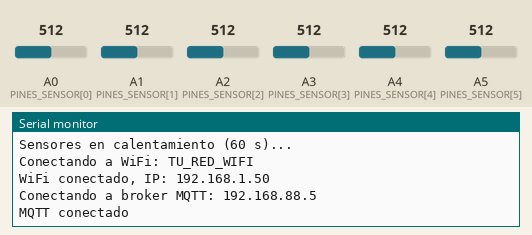
A sketch run on a simulated Arduino Uno R4 WiFi. Shown: the last lines printed to the serial monitor. The test bench sets the inputs (shaded band); at power-on: A0 (PINES_SENSOR[0]) = 512, A1 (PINES_SENSOR[1]) = 512, A2 (PINES_SENSOR[2]) = 512, A3 (PINES_SENSOR[3]) = 512, A4 (PINES_SENSOR[4]) = 512, A5 (PINES_SENSOR[5]) = 512. WiFi joins after 1.5 s; servers stay silent unless stated; EEPROM starts erased; no MQTT or app messages arrive unless stated.

Above: at 2.7 s.
2.8 s: A0 (PINES_SENSOR[0]) set to 716
At 3.7 s:
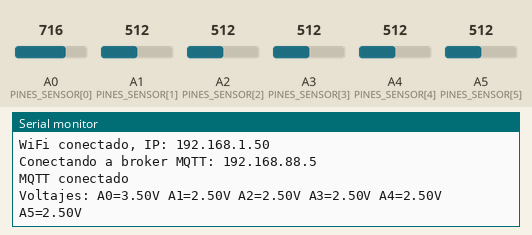
4.5 s: A1 (PINES_SENSOR[1]) set to 716
6.0 s: A2 (PINES_SENSOR[2]) set to 716
At 7.2 s:
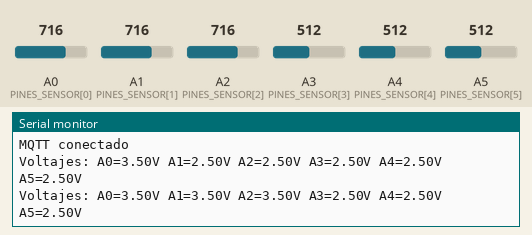
7.5 s: A3 (PINES_SENSOR[3]) set to 716
9.0 s: A4 (PINES_SENSOR[4]) set to 716
At 9.6 s:
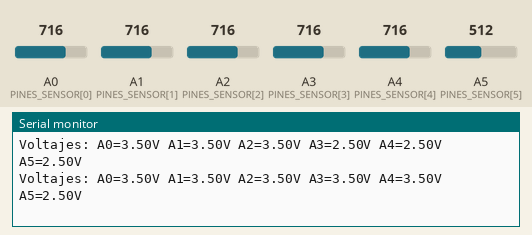
10.5 s: A5 (PINES_SENSOR[5]) set to 716
At 12.8 s:
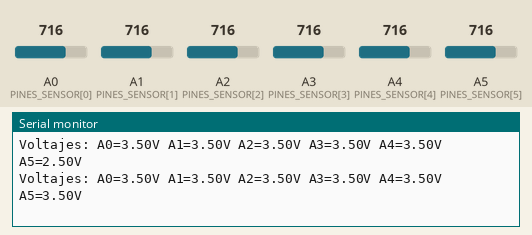

Measured:
- after the input at 2.8 s, the serial monitor: prints a new line after 0.20 s (image 1)
- after the input at 6.0 s, the serial monitor: prints a new line at once (image 2)
- after the input at 9.0 s, the serial monitor: prints a new line at once (image 3)
- after the input at 10.5 s, the serial monitor: prints a new line after 1.5 s (image 4)

The sketch:

sensores_presencia.ino
```cpp
// Placa de sensores de presencia: lee 6 PIR HC-SR501 y avisa a la Raspberry Pi por MQTT.
// La Pi decide (servicio domotica-automatizacion): enciende el aire cuando entra la primera
// persona y apaga aire y luz tras 15 minutos sin movimiento.
#include <WiFiS3.h>
#include <ArduinoMqttClient.h>
#include <EEPROM.h>

// ---------- Configuracion: llenar con tus datos ----------
// Nombre y contrasena de la red se definen en secrets.h (copia secrets.example.h).
#include "secrets.h"
// IP con la que se empieza a buscar la Raspberry Pi. Si la Pi cambia de IP, la placa
// la encuentra sola (servicio domotica-descubrimiento) y guarda la nueva.
const IPAddress BROKER_INICIAL(192, 168, 88, 5);  // IP fija de la Pi en la red del sistema
const int   MQTT_PORT     = 1883;
const int   PUERTO_PREGUNTA  = 5006;  // UDP: la placa pregunta "DOMOTICA?"
const int   PUERTO_RESPUESTA = 5007;  // TCP: la Pi se conecta y responde "DOMOTICA_PI"
const unsigned long ESPERA_RESPUESTA_MS = 4000;
// -----------------------------------------------------------

const char* TOPIC_MOVIMIENTO = "oficina/movimiento/state";     // {"sensores":[1,0,0,0,0]}, al cambiar y cada 30 s
const char* TOPIC_CONEXION   = "oficina/movimiento/conexion";  // "online" / "offline" (last will)

// Sensor 1 es el de la puerta. Se leen por analogico porque el HC-SR501 entrega 3.3V
// y en la UNO R4 (logica de 5V) eso queda en el limite de un HIGH digital.
const int NUM_SENSORES = 6;
const int PINES_SENSOR[NUM_SENSORES] = {A0, A1, A2, A3, A4, A5};
// Umbral por sensor (0-1023 con referencia de 5V). ~1.65V para A0-A3. Los sensores 5 y 6 van en
// A4 y A5, que en la UNO R4 tienen pull-up de placa (son tambien SDA/SCL), asi que no bajan a 0V:
// sensor 5 (A4) reposo ~1.6V / detectando ~4.0V -> umbral ~3.0V;
// sensor 6 (A5) reposo ~0.85V / detectando ~3.8V -> umbral ~2.35V.
const int UMBRAL_ADC[NUM_SENSORES] = {340, 340, 340, 340, 614, 480};

const unsigned long CALENTAMIENTO_MS = 60000;  // el HC-SR501 da falsos disparos el primer minuto
const unsigned long INTERVALO_LATIDO_MS = 30000;
const unsigned long REINTENTO_RED_MS = 5000; // reconectar pronto: mientras no hay conexion no llegan los avisos de movimiento

const int EE_MARCA  = 0;
const int EE_BROKER = 1;  // 4 bytes: ultima IP donde se encontro la Pi
const uint8_t MARCA_EEPROM = 0x5A;

IPAddress brokerIp = BROKER_INICIAL;

WiFiUDP udpDescubrimiento;
WiFiServer servidorDescubrimiento(PUERTO_RESPUESTA);
WiFiClient wifiClient;
MqttClient mqttClient(wifiClient);

bool sensores[NUM_SENSORES] = {false};
unsigned long ultimoDiagnostico = 0;

// Muestra por el puerto serie el voltaje de todos los pines analogicos (para revisar el cableado)
void imprimirVoltajes() {
  if (millis() - ultimoDiagnostico < 3000) return;
  ultimoDiagnostico = millis();
  const int PINES[] = {A0, A1, A2, A3, A4, A5};
  Serial.print("Voltajes:");
  for (int i = 0; i < 6; i++) {
    Serial.print(" A");
    Serial.print(i);
    Serial.print("=");
    Serial.print(analogRead(PINES[i]) * 5.0 / 1023.0, 2);
    Serial.print("V");
  }
  Serial.println();
}
unsigned long ultimoLatido = 0;
unsigned long ultimoIntentoRed = 0;

String estadoJson() {
  String json = "{\"sensores\":[";
  for (int i = 0; i < NUM_SENSORES; i++) {
    json += sensores[i] ? "1" : "0";
    if (i < NUM_SENSORES - 1) json += ",";
  }
  json += "],\"calentando\":";
  json += millis() < CALENTAMIENTO_MS ? "true" : "false";
  json += ",\"rssi\":" + String(WiFi.RSSI());  // intensidad de la senal WiFi en dBm
  json += "}";
  return json;
}

void publicarMovimiento() {
  if (!mqttClient.connected()) return;
  String json = estadoJson();
  mqttClient.beginMessage(TOPIC_MOVIMIENTO, json.length(), false);
  mqttClient.print(json);
  mqttClient.endMessage();
  ultimoLatido = millis();
}

void leerSensores() {
  bool cambio = false;
  for (int i = 0; i < NUM_SENSORES; i++) {
    bool activo = analogRead(PINES_SENSOR[i]) > UMBRAL_ADC[i];
    if (millis() < CALENTAMIENTO_MS) activo = false;
    if (activo != sensores[i]) {
      sensores[i] = activo;
      cambio = true;
      Serial.print("Sensor ");
      Serial.print(i + 1);
      Serial.println(activo ? (i == 0 ? ": movimiento (puerta)" : ": movimiento") : ": sin movimiento");
    }
  }
  if (cambio || millis() - ultimoLatido > INTERVALO_LATIDO_MS) {
    publicarMovimiento();
  }
}

// Un solo intento: si la red no esta, los sensores se siguen leyendo y se reintenta despues
bool conectarWiFi() {
  Serial.print("Conectando a WiFi: ");
  Serial.println(WIFI_SSID);
  if (WiFi.begin(WIFI_SSID, WIFI_PASSWORD) != WL_CONNECTED) {
    Serial.println("WiFi no disponible, se reintenta en un momento");
    return false;
  }
  // El DHCP tarda un poco despues de asociarse; sin IP no se puede hablar con la Pi
  unsigned long inicio = millis();
  while (WiFi.localIP() == IPAddress(0, 0, 0, 0) && millis() - inicio < 5000) delay(100);
  Serial.println("WiFi conectado, IP: " + WiFi.localIP().toString());
  return true;
}

// 1) Manda "DOMOTICA?" por broadcast UDP; 2) la Pi (servicio domotica-descubrimiento) se conecta
// por TCP a esta placa y manda "DOMOTICA_PI"; su IP es la de quien se conecto.
// La respuesta llega por TCP porque el firmware WiFi 0.4.1 del R4 no entrega los UDP recibidos.
bool buscarBroker() {
  Serial.println("Buscando la Raspberry Pi en la red...");
  servidorDescubrimiento.begin(PUERTO_RESPUESTA);

  if (udpDescubrimiento.begin(PUERTO_PREGUNTA + 10)) {
    IPAddress local = WiFi.localIP();
    IPAddress mascara = WiFi.subnetMask();
    IPAddress broadcastRed(local[0] | ~mascara[0], local[1] | ~mascara[1],
                           local[2] | ~mascara[2], local[3] | ~mascara[3]);
    IPAddress destinos[] = {broadcastRed, IPAddress(255, 255, 255, 255)};
    for (IPAddress destino : destinos) {
      udpDescubrimiento.beginPacket(destino, PUERTO_PREGUNTA);
      udpDescubrimiento.print("DOMOTICA?");
      udpDescubrimiento.endPacket();
    }
    udpDescubrimiento.stop();
  }

  bool encontrada = false;
  unsigned long inicio = millis();
  while (millis() - inicio < ESPERA_RESPUESTA_MS && !encontrada) {
    WiFiClient cliente = servidorDescubrimiento.accept();
    if (cliente) {
      unsigned long inicioLectura = millis();
      while (!cliente.available() && millis() - inicioLectura < 1000) delay(10);
      String mensaje = cliente.readStringUntil('\n');
      if (mensaje == "DOMOTICA_PI") {
        brokerIp = cliente.remoteIP();
        encontrada = true;
      }
      cliente.stop();
    }
  }
  servidorDescubrimiento.end();

  if (!encontrada) {
    Serial.println("La Pi no respondio");
    return false;
  }
  Serial.println("Pi encontrada en " + brokerIp.toString());
  EEPROM.update(EE_MARCA, MARCA_EEPROM);
  for (int i = 0; i < 4; i++) EEPROM.update(EE_BROKER + i, brokerIp[i]);
  return true;
}

bool conectarMqtt() {
  Serial.print("Conectando a broker MQTT: ");
  Serial.println(brokerIp.toString());

  // Si esta placa se desconecta, el broker avisa a la Pi para que no apague nada por error
  mqttClient.beginWill(TOPIC_CONEXION, true, 1);
  mqttClient.print("offline");
  mqttClient.endWill();

  if (!mqttClient.connect(brokerIp, MQTT_PORT)) {
    Serial.println("Broker no disponible, se reintenta en un momento");
    return false;
  }
  Serial.println("MQTT conectado");
  mqttClient.beginMessage(TOPIC_CONEXION, true, 1); // retained
  mqttClient.print("online");
  mqttClient.endMessage();
  publicarMovimiento();
  return true;
}

// Revisa la conexion sin bloquear: si se cayo, reintenta cada REINTENTO_RED_MS
void mantenerConexion() {
  if (WiFi.status() == WL_CONNECTED && mqttClient.connected()) return;
  if (ultimoIntentoRed != 0 && millis() - ultimoIntentoRed < REINTENTO_RED_MS) return;
  ultimoIntentoRed = millis();

  if (WiFi.status() != WL_CONNECTED && !conectarWiFi()) return;
  if (mqttClient.connected()) return;
  if (conectarMqtt()) return;
  // La IP guardada no respondio: probar la IP fija de la Pi en la red del sistema
  if (!(brokerIp == BROKER_INICIAL)) {
    brokerIp = BROKER_INICIAL;
    if (conectarMqtt()) {
      EEPROM.update(EE_MARCA, MARCA_EEPROM);
      for (int i = 0; i < 4; i++) EEPROM.update(EE_BROKER + i, brokerIp[i]);  // la proxima vez se conecta directo
      return;
    }
  }
  // Tampoco respondio: tal vez la Pi cambio de IP
  if (buscarBroker()) conectarMqtt();
}

void setup() {
  Serial.begin(115200);
  for (int i = 0; i < NUM_SENSORES; i++) pinMode(PINES_SENSOR[i], INPUT);

  if (EEPROM.read(EE_MARCA) == MARCA_EEPROM) {
    brokerIp = IPAddress(EEPROM.read(EE_BROKER), EEPROM.read(EE_BROKER + 1),
                         EEPROM.read(EE_BROKER + 2), EEPROM.read(EE_BROKER + 3));
  }

  mqttClient.setId("sensores-presencia");
  mqttClient.setConnectionTimeout(3000); // no quedarse esperando a un broker que no responde
  Serial.println("Sensores en calentamiento (60 s)...");
  mantenerConexion();
}

void loop() {
  mantenerConexion();
  if (mqttClient.connected()) {
    mqttClient.poll();
  }
  leerSensores();
  imprimirVoltajes();
}
```

secrets.example.h
```cpp
// Copia este archivo como secrets.h y llena tus datos. secrets.h no se sube al repositorio.
const char* WIFI_SSID     = "TU_RED_WIFI";
const char* WIFI_PASSWORD = "TU_CONTRASENA";
```
